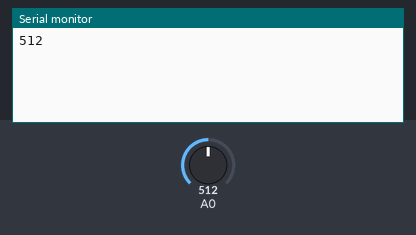
Simulated run of this sketch. Board: Arduino Uno, built with avr-gcc and run on an emulated ATmega328P. Parts: the last lines printed to the serial monitor. The inputs (shaded band) are chosen by the test bench; at power-on: A0 = 512.

Above: at 1.2 s.
1.3 s: A0 set to 716
At 1.3 s:
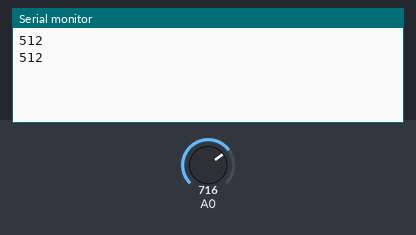
2.8 s: A0 set to 900
At 3.9 s:
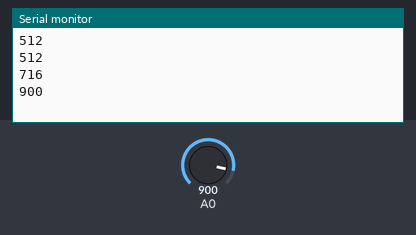
Timing chart, 0 to 5.8 s (numbered marks = the images above; inputs shaded):
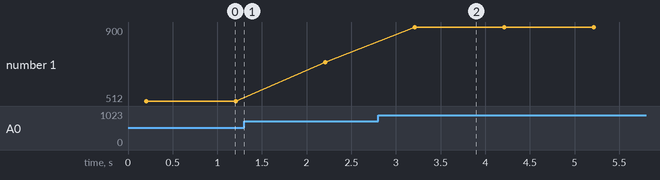

The sketch:

aula23_nivel2.ino
```cpp
// Aula 23 – Nível 2: Simulado: média de 20 leituras do LDR
// pecas: ldr A0
// Simulado: média de 20 leituras a cada segundo
#include <Arduino.h>                    // funções do Arduino (pinMode, digitalWrite, delay...)
void setup() {                          // roda uma vez, quando a placa liga
  Serial.begin(9600);                   // abre o Monitor Serial a 9600 baud
}

void loop() {                           // repete para sempre
  long soma = 0;                        // long: a soma de muitas leituras passa de 32767
  for (int i = 0; i < 20; i++) {        // 20 leituras
    soma += analogRead(A0);             // acumula a leitura
    delay(10);                          // espera 10 ms
  }
  Serial.println(soma / 20);            // envia soma / 20 ao Monitor Serial e quebra a linha
  delay(800);                           // espera 800 ms
}
```

Measured:
- after the input at 2.8 s, the serial monitor: prints a new line after 0.41 s (image 2)
- plotted number 1: 512 → 716 after the input at 1.3 s, 716 → 900 after the input at 2.8 s
